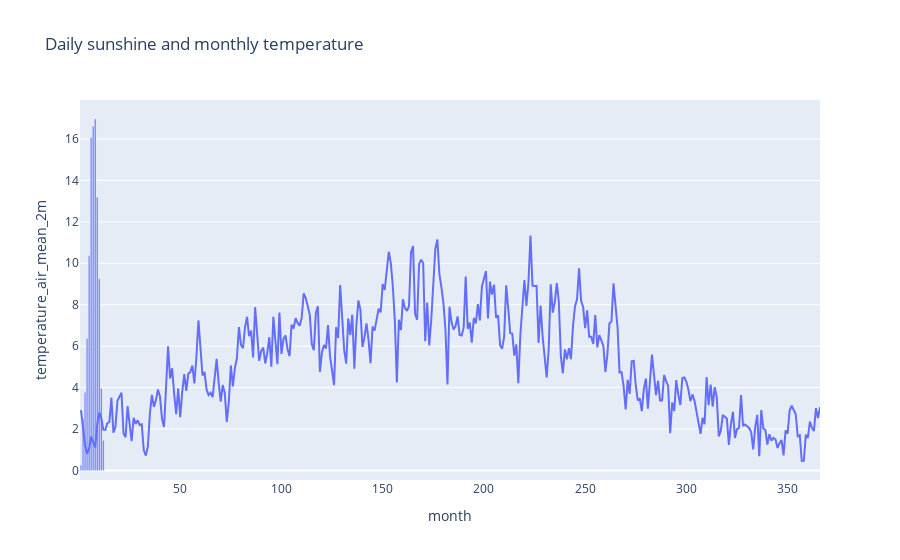

The notebook cell this image was saved under:
### Code cell
fig = px.bar(
    monthly_temp,
    x="month",
    y="temperature_air_mean_2m",
    title="Daily sunshine and monthly temperature",
)

fig.add_traces(
    px.line(
        daily_sun,
        x="day_of_year",
        y="sunshine_duration",
    ).data
)

fig.show()

### Figure 1 — Plotly figure (JSON) as saved in the notebook; plotly's stock layout.template omitted (floating-point values rounded to 4 significant figures; data arrays with more than 128 entries replaced by an {"elided": "..."} marker saying what was removed)
{"data": [{"hovertemplate": "month=%{x}<br>temperature_air_mean_2m=%{y}<extra></extra>", "legendgroup": "", "marker": {"color": "#636efa", "pattern": {"shape": ""}}, "name": "", "orientation": "v", "showlegend": false, "textposition": "auto", "type": "bar", "x": [1, 2, 3, 4, 5, 6, 7, 8, 9, 10, 11, 12], "xaxis": "x", "y": [0.2427, 2.485, 3.773, 6.363, 10.37, 16.07, 16.62, 16.97, 13.19, 9.252, 3.954, 1.453], "yaxis": "y"}, {"hovertemplate": "day_of_year=%{x}<br>sunshine_duration=%{y}<extra></extra>", "legendgroup": "", "line": {"color": "#636efa", "dash": "solid"}, "marker": {"symbol": "circle"}, "mode": "lines", "name": "", "orientation": "v", "showlegend": false, "type": "scatter", "x": {"elided": "366 int values"}, "xaxis": "x", "y": {"elided": "366 float values"}, "yaxis": "y"}], "layout": {"barmode": "relative", "legend": {"tracegroupgap": 0}, "title": {"text": "Daily sunshine and monthly temperature"}, "xaxis": {"anchor": "y", "domain": [0, 1], "title": {"text": "month"}}, "yaxis": {"anchor": "x", "domain": [0, 1], "title": {"text": "temperature_air_mean_2m"}}}}
